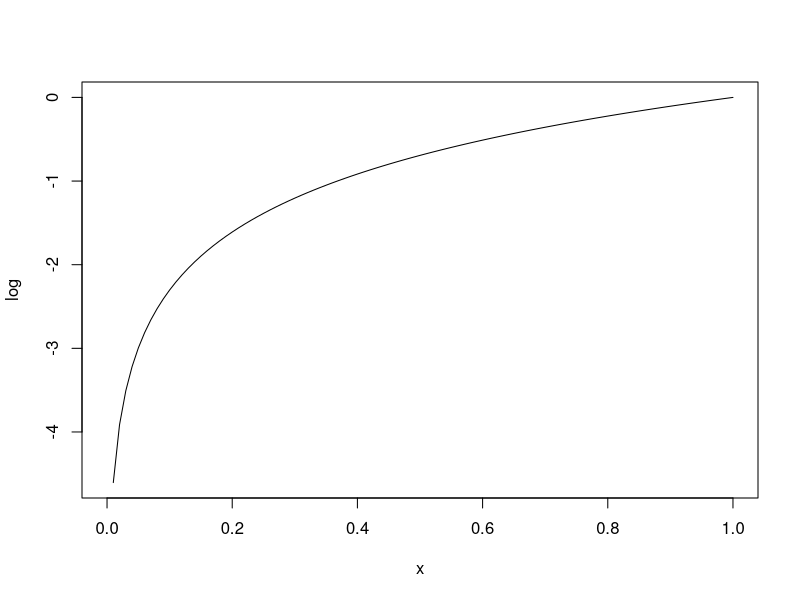
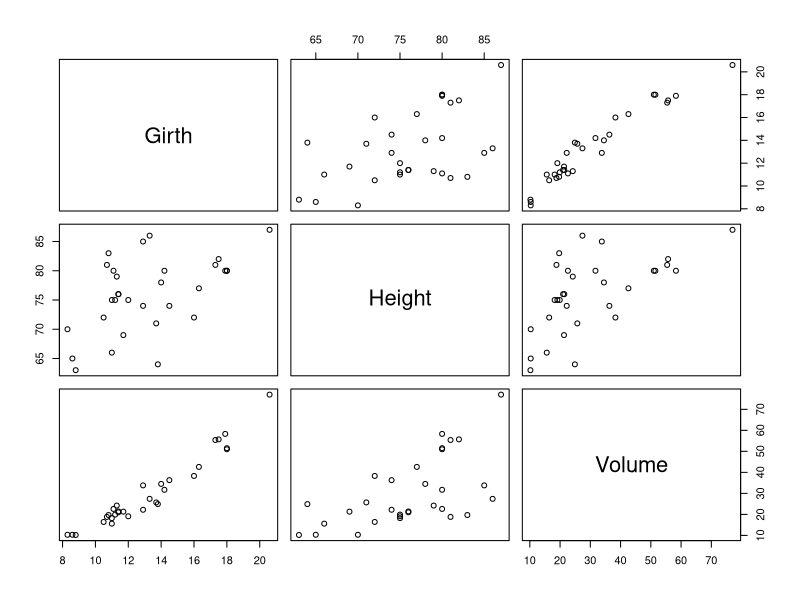

Generate these figures, in order, with R:
## ---- chunk 1
x <- c(1, 2, 5)
y <- c("a", "b")
z <- as.factor(y)
class(x)
class(y)
class(z)
class(c)
## ---- chunk 2
mode(x)
mode(y)
mode(z) # factors are stored as numerics
mode(c)
## ---- chunk 3
is.numeric(x)
is.factor(z)
is.numeric(z) # since we asked about the class, not the mode
## ---- chunk 4
cbind(c(1,2), c("a", "b"))
data.frame(c(1,2), c("a", "b"))
data.frame("ID"=c(1,2), "name"=c("a", "b")) # better
## ---- chunk 5
aa <- matrix(c(1, 2, 3, 5), nrow = 2, byrow = T)
bb <- c(0.5, 2)
aa
bb
aa %*% bb # matrix multiplication
aa * bb # careful! pointwise
## ---- chunk 6
x <- c(0.5, 2, 3, 6)
x^2
y <- c(3, 1, 2, 1)
x^y 
z <- rep(NA, 4)
for (i in 1:4) {
  z[i] <- x[i]^y[i] 
}
z
## ---- chunk 7
aa
bb
aa + bb # vectors are treated as columns!
cc <- c(1, 2, 3, 4)
aa + cc # the silent killer
## ---- chunk 8
amy <- list(office = "f657", hikes = TRUE, scores = c(7, 9))
amy
## ---- chunk 9
amy[[3]] # subset third element
amy[3] # third element -- a list!
amy[2:3] # second and third elements -- a list!
amy$office
## ---- chunk 10
class(log)
class(trees)
plot(log)
plot(trees)
plot
## ---- chunk 11
plot
methods("plot") # lists all types that R knows how to plot
## ---- chunk 12
methods(class = "data.frame")
## ---- chunk 13
dimnames.data.frame
